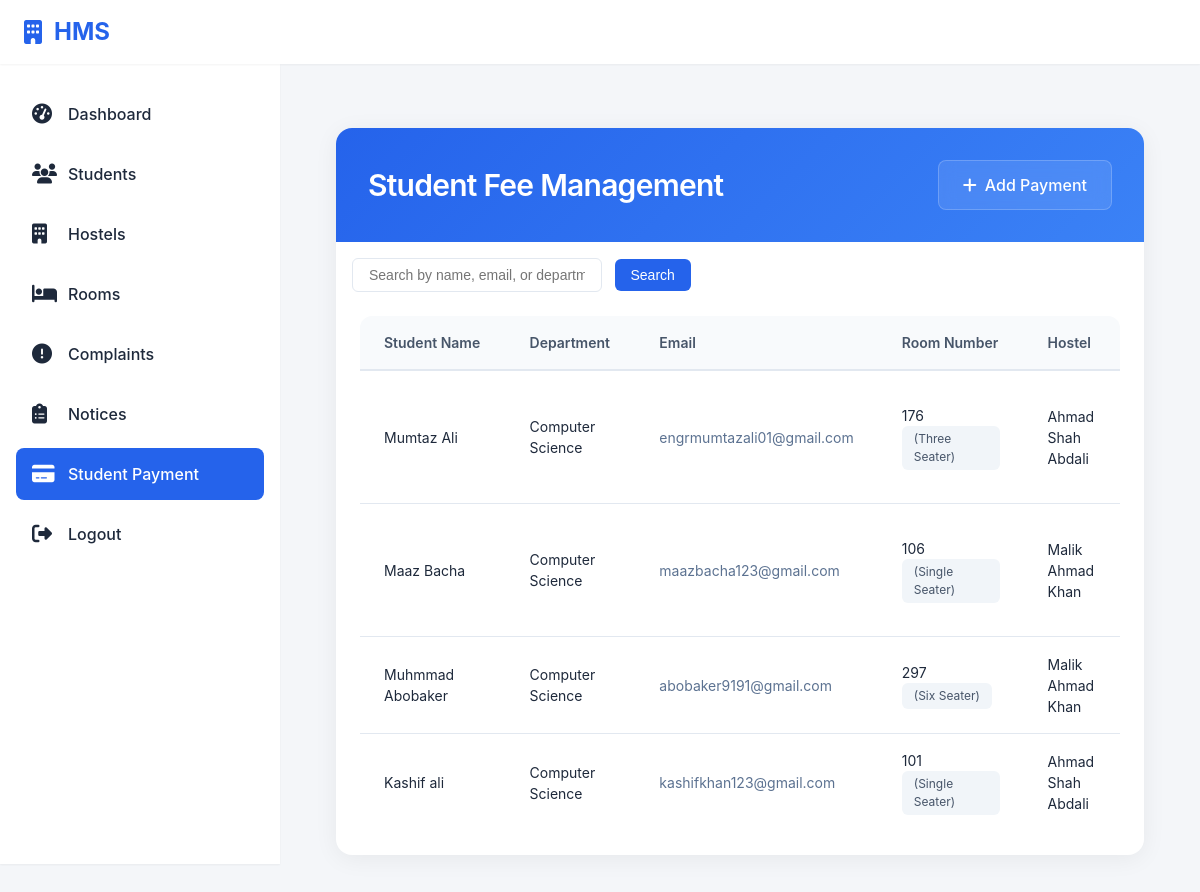
The app's page /hostel/fee-management/ (signed in) with its own data.
### hostel/models.py (models this page shows, shortened)
class Student(models.Model):
    Room_ID = models.ForeignKey(Room, on_delete=models.SET_NULL, null=True)
    PAYMENT_STATUS_CHOICES = [
        ('NOT_PAID', 'Not Paid'),
        ('PARTIALLY_PAID', 'Partially Paid'),
        ('FULLY_PAID', 'Fully Paid'),
    ]
    Student_ID = models.AutoField(primary_key=True)
    Registration_Number = models.CharField(max_length=20, unique=True, null=True, blank=True)
    user = models.OneToOneField(User, on_delete=models.CASCADE, null=True)
    profile_picture = models.ImageField(upload_to='student_profiles/', null=True, blank=True)
    F_Name = models.CharField(max_length=50)
    L_Name = models.CharField(max_length=50)
    Contact_Info = models.CharField(max_length=100)
    Address = models.TextField()
    Department = models.CharField(max_length=100)
    FatherName = models.CharField(max_length=50)
    fee_status = models.CharField(max_length=20, choices=PAYMENT_STATUS_CHOICES, default='NOT_PAID')
    mess_status = models.BooleanField(default=False)
    Room_ID = models.ForeignKey(Room, on_delete=models.CASCADE, related_name="students")
    Hostel_ID = models.ForeignKey(Hostel, on_delete=models.CASCADE, related_name="students")
    total_paid_amount = models.DecimalField(max_digits=10, decimal_places=2, default=0)

class Room(models.Model):
    Room_ID = models.AutoField(primary_key=True)
    Room_Type = models.CharField(max_length=255)
    Capacity = models.IntegerField()
    Location = models.CharField(max_length=255)
    Room_No = models.CharField(max_length=50, unique=True)
    Floor_No = models.IntegerField()
    Students_Alloted = models.IntegerField(default=0)
    Hostel_ID = models.ForeignKey(Hostel, on_delete=models.CASCADE, related_name="rooms")

class Hostel(models.Model):
    Hostel_ID = models.AutoField(primary_key=True)
    Hostel_Name = models.CharField(max_length=255, unique=True)
    No_Of_Rooms = models.IntegerField(default=0)
    No_Of_Students = models.IntegerField(default=0)
    Single_Seater_Rooms = models.IntegerField(default=0)
    Two_Seater_Rooms = models.IntegerField(default=0)
    Three_Seater_Rooms = models.IntegerField(default=0)
    Six_Seater_Rooms = models.IntegerField(default=0)

### hostel/views.py (the view, shortened to what this page needs)
# urls.py: path('fee-management/', views.fee_management, name='fee_management'),
@login_required
def fee_management(request):
    if not request.user.is_staff:
        messages.error(request, "You are not authorized to view this page.")
        return redirect('dashboard')
    search_query = request.GET.get('search', '')
    students = Student.objects.all()
    context = {
        'students': students,
        'search_query': search_query,
    }
    return render(request, 'fee_management.html', {'students': students})

### hostel/templates/fee_management.html (shortened to what this page needs)
{% extends 'base.html' %}
{% block content %}
<link rel="stylesheet" href="https://cdnjs.cloudflare.com/ajax/libs/font-awesome/6.4.0/css/all.min.css"
 />
<div class="container">
    <div class="card">
        <div class="card-header">
            <div class="page-header">
                <h2 class="page-title">Student Fee Management</h2>
                <a href="{% url 'add_payment' %}" class="add-payment-btn">
                    <i class="fas fa-plus"></i>
                    Add Payment
                </a>
            </div>
        </div>
            <div class="search-container">
                <form method="GET" action="{% url 'fee_management' %}">
                    <input type="text" name="search" class="search-input" placeholder="Search by name, email, or department" value="{{ search_query }}">
                    <button type="submit" class="search-btn">Search</button>
                </form>
            </div>
            <div class="table-container">
                <table class="student-table">
                    <thead>
                        <tr>
                            <th>Student Name</th>
                            <th>Department</th>
                            <th>Email</th>
                            <th>Room Number</th>
                            <th>Hostel</th>
                        </tr>
                    </thead>
                    <tbody>
                        {% for student in students %}
                        <tr>
                            <td>{{ student.F_Name }} {{ student.L_Name }}</td>
                            <td>{{ student.Department }}</td>
                            <td class="student-email">{{ student.user.email }}</td>
                            <td>
                                {% if student.Room_ID %}
                                    {{ student.Room_ID.Room_No }}
                                    <span class="room-type">({{ student.Room_ID.Room_Type }})</span>
                                {% else %}
                                    Not Assigned
                                {% endif %}
                            </td>
                            <td>{{ student.Hostel_ID.Hostel_Name }}</td>
                        </tr>
                        {% endfor %}
                    </tbody>
                </table>
            </div>
    </div>
</div>
{% endblock %}

### hostel/templates/base.html (shortened to what this page needs)
<!DOCTYPE html>
<html lang="en">
<head>
    <link href="https://cdnjs.cloudflare.com/ajax/libs/font-awesome/6.0.0/css/all.min.css" rel="stylesheet">
</head>
<body>
    <nav class="navbar">
        <a class="navbar-brand" href="{% if user.is_authenticated and user.student %}{% url 'student_dashboard' %}{% elif user.is_authenticated %}{% url 'dashboard' %}{% else %}{% url 'login' %}{% endif %}">
            <i class="fas fa-building"></i>
            HMS
        </a>
    </nav>
    <div class="sidebar">
        {% if user.is_authenticated %}
            {% if user.student %}
                <a href="{% url 'student_dashboard' %}" class="sidebar-link">
                    <i class="fas fa-user-circle"></i>My Profile
                </a>
                <a href="{% url 'submit_complaint' %}" class="sidebar-link">
                    <i class="fas fa-comment-dots"></i>Add Complaint
                </a>
                <a href="{% url 'account_book' %}" class="sidebar-link">
                    <i class="fas fa-book"></i>Account Book
                </a>
                <a href="{% url 'list_of_notices' %}" class="sidebar-link">
                    <i class="fas fa-book"></i> Notice Board
                </a>
                <a href="{% url 'logout' %}" class="sidebar-link">
                    <i class="fas fa-sign-out-alt"></i>Logout
                </a>
            {% else %}
                <a href="{% url 'dashboard' %}" class="sidebar-link">
                    <i class="fas fa-tachometer-alt"></i>Dashboard
                </a>
                <a href="{% url 'list_students' %}" class="sidebar-link">
                    <i class="fas fa-users"></i>Students
                </a>
                <a href="{% url 'list_hostels' %}" class="sidebar-link">
                    <i class="fas fa-building"></i>Hostels
                </a>
                <a href="{% url 'list_rooms' %}" class="sidebar-link">
                    <i class="fas fa-bed"></i>Rooms
                </a>
                <a href="{% url 'list_complaints' %}" class="sidebar-link">
                    <i class="fas fa-exclamation-circle"></i> Complaints
                </a>
                <a href="{% url 'list_of_notices' %}" class="sidebar-link">
                    <i class="fas fa-clipboard-list"></i>Notices
                </a>
                <a href="{% url 'fee_management' %}" class="sidebar-link">
                    <i class="fas fa-credit-card"></i>Student Payment
                </a>
                <a href="{% url 'logout' %}" class="sidebar-link">
                    <i class="fas fa-sign-out-alt"></i>Logout
                </a>
            {% endif %}
        {% else %}
            <a href="{% url 'login' %}" class="sidebar-link">
                <i class="fas fa-sign-in-alt"></i>Login
            </a>
        {% endif %}
    </div>
    <main class="content">
        {% block content %}{% endblock %}
    </main>
</body>
</html>

### hostel/templates/base.html (style rules this page uses)
:root { --primary-color: #2563eb; --background-color: #f8fafc; --text-color: #1e293b; --sidebar-width: 280px; --header-height: 64px; --shadow-sm: 0 1px 2px 0 rgb(0 0 0 / 0.05); }
* { margin: 0; padding: 0; box-sizing: border-box; }
body { font-family: 'Inter', system-ui, -apple-system, sans-serif; background: var(--background-color); color: var(--text-color); }
.navbar { height: var(--header-height); background: white; position: fixed; top: 0; left: 0; right: 0; z-index: 40; box-shadow: var(--shadow-sm); display: flex; align-items: center; padding: 0 1.5rem; }
.navbar-brand { font-size: 1.5rem; font-weight: 700; color: var(--primary-color); text-decoration: none; display: flex; align-items: center; gap: 0.75rem; }
.sidebar { width: var(--sidebar-width); height: 100vh; position: fixed; top: var(--header-height); left: 0; background: white; box-shadow: var(--shadow-sm); padding: 1.5rem 1rem; overflow-y: auto; }
.sidebar-link { display: flex; align-items: center; padding: 0.875rem 1rem; color: var(--text-color); text-decoration: none; border-radius: 0.5rem; margin-bottom: 0.5rem; transition: all 0.2s; font-weight: 500; }
.sidebar-link i { width: 1.5rem; margin-right: 0.75rem; font-size: 1.25rem; }
.sidebar-link.active { background: var(--primary-color); color: white; }
.content { margin-left: var(--sidebar-width); margin-top: var(--header-height); padding: 2rem; min-height: calc(100vh - var(--header-height)); }

### hostel/templates/fee_management.html (style rules this page uses)
:root { --primary: #2563eb; --primary-light: #3b82f6; --success: #059669; --warning: #d97706; --danger: #dc2626; --gray-50: #f8fafc; --gray-100: #f4f6f9; --gray-200: #e2e8f0; --gray-500: #64748b; --gray-600: #475569; --gray-800: #1e293b; }
body { background-color: var(--gray-100); font-family: 'Inter', system-ui, -apple-system, sans-serif; color: var(--gray-800); line-height: 1.5; }
.container { max-width: 1280px; margin: 2rem auto; padding: 0 1.5rem; }
.card { background: white; border-radius: 1rem; box-shadow: 0 4px 24px rgba(0, 0, 0, 0.06); overflow: hidden; }
.card-header { background: linear-gradient(135deg, var(--primary), var(--primary-light)); padding: 2rem; position: relative; overflow: hidden; }
.page-header { display: flex; justify-content: space-between; align-items: center; position: relative; z-index: 1; }
.page-title { color: white; font-size: 1.875rem; font-weight: 600; margin: 0; letter-spacing: -0.025em; }
.add-payment-btn { background: rgba(255, 255, 255, 0.1); color: white; padding: 0.75rem 1.5rem; border-radius: 0.5rem; font-weight: 500; text-decoration: none; backdrop-filter: blur(8px); transition: all 0.2s ease; border: 1px solid rgba(255, 255, 255, 0.2); display: inline-flex; align-items: center; gap: 0.5rem; }
.search-container { margin: 1rem; display: flex; align-items: center; }
.search-input { padding: 0.5rem 1rem; border: 1px solid var(--gray-200); border-radius: 0.375rem; font-size: 0.875rem; width: 250px; }
.search-btn { padding: 0.5rem 1rem; background: var(--primary); color: white; border: none; border-radius: 0.375rem; font-size: 0.875rem; cursor: pointer; margin-left: 0.5rem; transition: background 0.2s ease; }
.table-container { margin: 1.5rem; border-radius: 0.75rem; overflow: auto; position: relative; }
.student-table { width: 100%; border-collapse: separate; border-spacing: 0; min-width: 1000px; }
.student-table th { background: var(--gray-50); padding: 1rem 1.5rem; font-size: 0.875rem; font-weight: 600; color: var(--gray-600); text-align: left; white-space: nowrap; position: sticky; top: 0; z-index: 10; border-bottom: 2px solid var(--gray-200); }
.student-table td { padding: 1rem 1.5rem; font-size: 0.875rem; border-bottom: 1px solid var(--gray-200); transition: all 0.2s ease; }
.student-table tr:last-child td { border-bottom: none; }
.student-email { color: #5c7291; }
.room-type { display: inline-block; padding: 0.25rem 0.75rem; background: #f1f5f9; border-radius: 0.375rem; font-size: 0.75rem; color: #475569; }

### records on screen
Student: F_Name "Mumtaz", L_Name "Ali", Department "Computer Science", user.email "engrmumtazali01@gmail.com", Room_ID.Room_No "176", Room_ID.Room_Type "Three Seater", Hostel_ID.Hostel_Name "Ahmad Shah Abdali"
Student: F_Name "Maaz", L_Name "Bacha", Department "Computer Science", user.email "maazbacha123@gmail.com", Room_ID.Room_No "106", Room_ID.Room_Type "Single Seater", Hostel_ID.Hostel_Name "Malik Ahmad Khan"
Student: F_Name "Muhmmad", L_Name "Abobaker", Department "Computer Science", user.email "abobaker9191@gmail.com", Room_ID.Room_No "297", Room_ID.Room_Type "Six Seater", Hostel_ID.Hostel_Name "Malik Ahmad Khan"
Student: F_Name "Kashif", L_Name "ali", Department "Computer Science", user.email "kashifkhan123@gmail.com", Room_ID.Room_No "101", Room_ID.Room_Type "Single Seater", Hostel_ID.Hostel_Name "Ahmad Shah Abdali"
